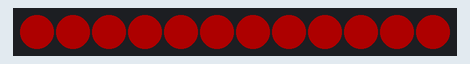
This program was run on a simulated CircuitPython board. Parts: 12 RGB LEDs in strip order, left to right. Dim RGB values are drawn brighter than linear. At 4.6 s the program ends and the board releases its pins; the recording ends there.

Above: at 0.1 s.
At 1.1 s:
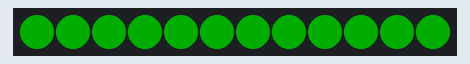
At 2.1 s:
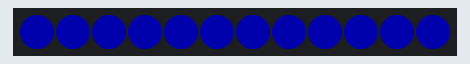
At 3.45 s:
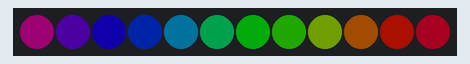

Measured:
- what the display in image 1 shows lasts 1.0 s, from 1.0 s to 2.0 s

The program:

ws281x.py
```python
import time
import board
import neopixel

class Led():
    def __init__(self):
        # Chọn chân pin kết nối với Data In của NeoPixel
        self.pixel_pin = board.D10
        self.num_pixels = 12
        self.ORDER = neopixel.GRB

        # Khởi tạo đối tượng NeoPixel
        self.pixels = neopixel.NeoPixel(self.pixel_pin, self.num_pixels, brightness=0.2, auto_write=False, pixel_order=self.ORDER)

    def wheel(self, pos):
        # Input giá trị từ 0 đến 255 để lấy giá trị màu
        if pos < 0 or pos > 255:
            r = g = b = 0
        elif pos < 85:
            r = int(pos * 3)
            g = int(255 - pos * 3)
            b = 0
        elif pos < 170:
            pos -= 85
            r = int(255 - pos * 3)
            g = 0
            b = int(pos * 3)
        else:
            pos -= 170
            r = 0
            g = int(pos * 3)
            b = int(255 - pos * 3)
        return (r, g, b) if self.ORDER in (neopixel.RGB, neopixel.GRB) else (r, g, b, 0)

    def rainbow_cycle(self, wait):
        for j in range(255):
            for i in range(self.num_pixels):
                pixel_index = (i * 256 // self.num_pixels) + j
                self.pixels[i] = self.wheel(pixel_index & 255)
            self.pixels.show()
            time.sleep(wait)

    def set_color(self, color):
        self.pixels.fill(color)
        self.pixels.show()

# Main function
if __name__ == '__main__':
    led = Led()  # Tạo đối tượng Led

    # Set màu đỏ
    led.set_color((255, 0, 0))  # Nếu sử dụng RGBW, thay thành (255, 0, 0, 0)
    time.sleep(1)

    # Set màu xanh lá
    led.set_color((0, 255, 0))  # Nếu sử dụng RGBW, thay thành (0, 255, 0, 0)
    time.sleep(1)

    # Set màu xanh dương
    led.set_color((0, 0, 255))  # Nếu sử dụng RGBW, thay thành (0, 0, 255, 0)
    time.sleep(1)

    # Hiệu ứng cầu vồng
    led.rainbow_cycle(0.001)  # Chạy vòng cầu vồng với độ trễ 1ms

    # Tắt đèn
    led.set_color((0, 0, 0))  # Nếu sử dụng RGBW, thay thành (0, 0, 0, 0)
    time.sleep(1)
```
